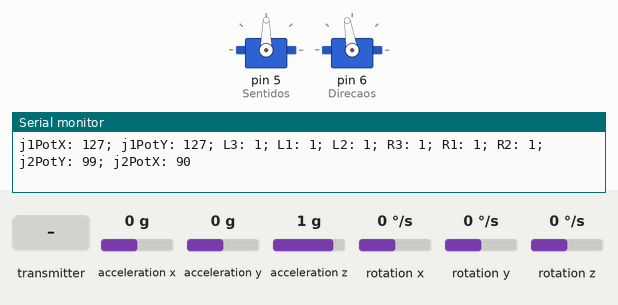
This sketch was run on a simulated Arduino Uno, built with avr-gcc and run on an emulated ATmega328P. Parts: 2 × servo, the last lines printed to the serial monitor. The test bench sets the inputs (shaded band); at power-on: acceleration x 0 g, acceleration y 0 g, acceleration z 1 g, rotation x 0 °/s, rotation y 0 °/s, rotation z 0 °/s. No radio packets arrive unless stated.

Above: at 1.2 s.
1.3 s: acceleration x set to -1.4 g
At 2.4 s:
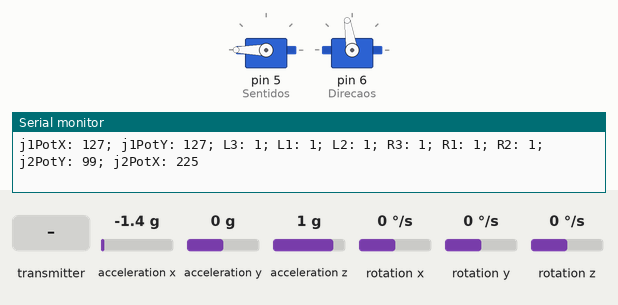
2.9 s: the transmitter starts sending j2PotY = 0
At 4.1 s:
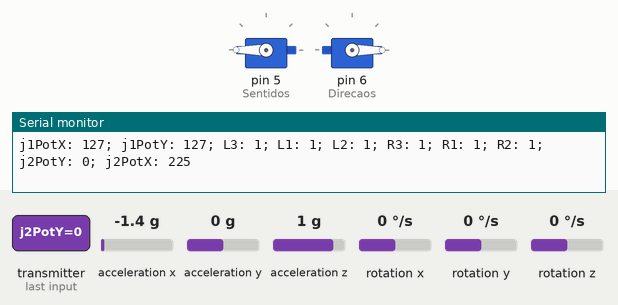
4.4 s: the transmitter starts sending j2PotY = 64
At 5.4 s:
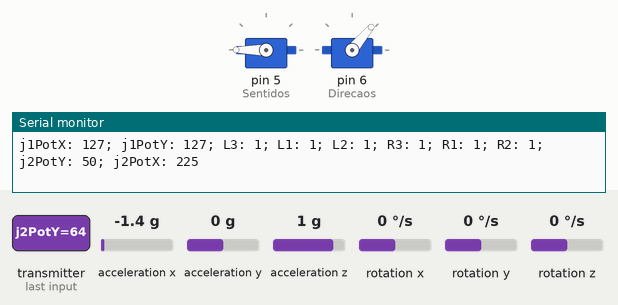
5.9 s: acceleration y set to -1.4 g
At 7.1 s:
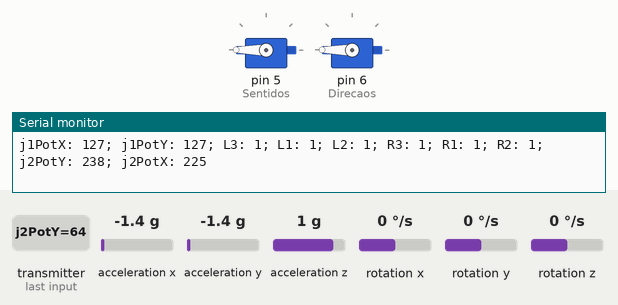
7.5 s: the transmitter starts sending j2PotX = 0
At 8.0 s:
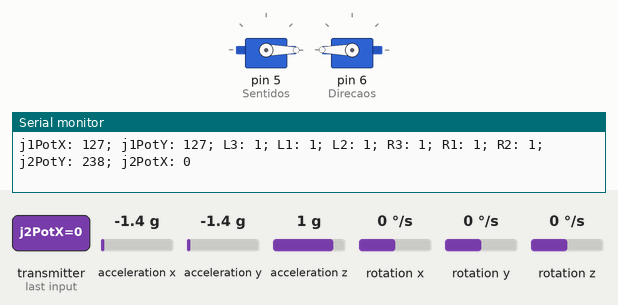
9.0 s: acceleration y set to -0.8 g
At 10.3 s:
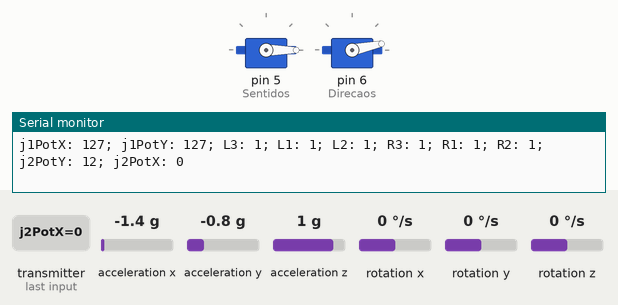
Timing chart, 0 to 11.6 s (numbered marks = the images above; inputs shaded):
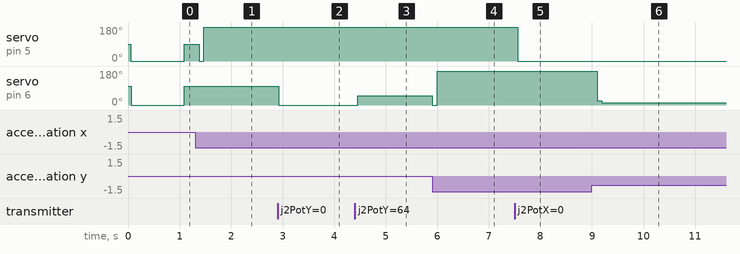

The sketch:

Giroscoptero-controle_teste.ino
```cpp
#include <Wire.h>
#include "I2Cdev.h"
#include <MPU6050.h>
#include <Servo.h>
#include <SPI.h>
#include <nRF24L01.h>
#include <RF24.h>
#define Sentidos 5
#define Direcaos 6

RF24 radio(9, 10);

MPU6050 mpu;
int16_t ax, ay, az;
int16_t gx, gy, gz;

Servo servo1;
Servo servo2;

//variaveis
int val1;
int val2;
int prevVal1;
int prevVal2;

const byte address[6] = "00001";
unsigned long lastReceiveTime = 0;
unsigned long currentTime = 0;
struct Data_Package {
  byte j1PotX;
  byte j1PotY;
  byte j2PotX;
  byte j2PotY;
  byte L3Button;
  byte L1Button;
  byte L2Button;
  byte R3Button;
  byte R1Button;
  byte R2Button;
};
Data_Package data; //Create a variable with the above structure

void setup() {
  Serial.begin(9600);
  Wire.begin();
  Serial.println("Initialize MPU");
  mpu.initialize();
  Serial.println(mpu.testConnection () ? "Connected" : "Connection failed");

  servo1.attach(Sentidos);
  servo2.attach(Direcaos);

  radio.begin();
  radio.openReadingPipe(0, address);
  radio.setAutoAck(false);
  radio.setDataRate(RF24_250KBPS);
  radio.setPALevel(RF24_PA_MAX);
  radio.startListening(); //  Set the module as receiver
  resetData();
}

void loop() {
  // Check whether there is data to be received
  if (radio.available()) {
    radio.read(&data, sizeof(Data_Package)); // Read the whole data and store it into the 'data' structure
    lastReceiveTime = millis(); // At this moment we have received the data
  }
  // Check whether we keep receving data, or we have a connection between the two modules
  currentTime = millis();
  if ( currentTime - lastReceiveTime > 1000 ) { // If current time is more then 1 second since we have recived the last data, that means we have lost connection
    resetData(); // If connection is lost, reset the data. It prevents unwanted behavior, for example if a drone has a throttle up and we lose connection, it can keep flying unless we reset the values
  }
  ////Teste 1///////////////////////////////////////////////////////////////////////////////////////////////////////////////////////////////////////////////////
  /*Servo 1*/
  data.j2PotX = map(data.j2PotX, 127, 0, val1, 0);
  servo1.write(data.j2PotX);
  mpu.getMotion6(&ax, &ay, &az, &gx, &gy, &gz);
  val1 = map(ax, -17000, 17000, 0, 180);
  if (val1 != prevVal1)
  {
    servo1.write(val1);
    prevVal1 = val1;
  }
  /*Servo 2*/
  data.j2PotY = map(data.j2PotY, 127, 0, val2, 0);
  servo2.write(data.j2PotY);
  val2 = map(ay, -17000, 17000, 0, 199);
  if (val2 != prevVal2)
  {
    servo2.write(val2);
    prevVal2 = val2;
  }
///////////////////////////////////////////////////////////////////////////////////////////////////////////////////////////////////////////////////////
    // Print the data in the Serial Monitor
  Serial.print("j1PotX: ");
  Serial.print(data.j1PotX);
  Serial.print("; j1PotY: ");
  Serial.print(data.j1PotY);
  Serial.print("; L3: ");
  Serial.print(data.L3Button);
  Serial.print("; L1: ");
  Serial.print(data.L1Button);
  Serial.print("; L2: ");
  Serial.print(data.L2Button);
  Serial.print("; R3: ");
  Serial.print(data.R3Button);
  Serial.print("; R1: ");
  Serial.print(data.R1Button);
  Serial.print("; R2: ");
  Serial.print(data.R2Button);
  Serial.print("; j2PotY: ");
  Serial.print(data.j2PotY);
  Serial.print("; j2PotX: ");
  Serial.println(data.j2PotX);
}
void resetData() {
  // Reset the values when there is no radio connection - Set initial default values
  data.j1PotX = 127; // Values from 0 to 255. When Joystick is in resting position, the value is in the middle, or 127. We actually map the pot value from 0 to 1023 to 0 to 255 because that's one BYTE value
  data.j1PotY = 127;
  data.j2PotX = 127;
  data.j2PotY = 127;
  data.L3Button = 1; // data.j1Button = 1;
  data.L1Button = 1; // data.j2Button = 1;
  data.L2Button = 1; //data.button1 = 1;
  data.R3Button = 1; //data.button2 = 1;
  data.R1Button = 1; //data.button3 = 1;
  data.R2Button = 1; //data.button4 = 1;
}
```

Measured:
- after the input at 1.3 s, servo on pin 5 (Sentidos): 90° → 0° after 0.08 s, → 180° 0.09 s later
- after the input at 2.9 s, servo on pin 6 (Direcaos): 99° → 0° at once
- after the input at 4.4 s, servo on pin 6 (Direcaos): 0° → 50° after 0.06 s
- after the input at 5.9 s, servo on pin 6 (Direcaos): 50° → 0° at once, → 180° 0.10 s later
- after the input at 7.5 s, servo on pin 5 (Sentidos): 180° → 0° after 0.06 s
- after the input at 9.0 s, servo on pin 6 (Direcaos): 180° → 22° after 0.10 s, → 12° 0.10 s later
